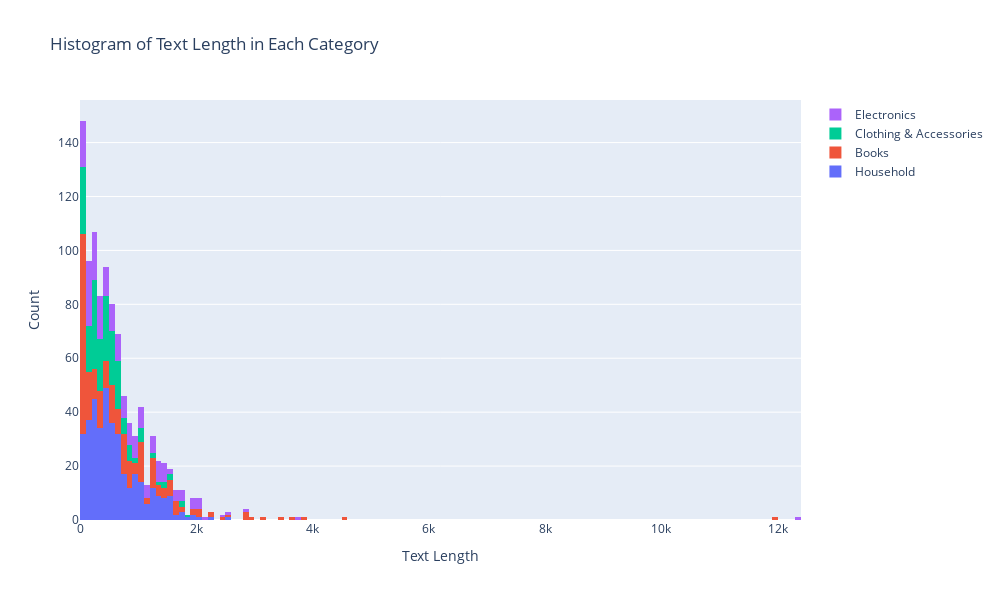

The notebook cell saved with this chart:
### Code cell
import plotly.graph_objects as go
import plotly.express as px


# Create a histogram for each category
fig = go.Figure()
for category in categories:
    fig.add_trace(go.Histogram(x=df[df['label'] == category]['text_length'], 
                               name=category))

# Update layout for better visualization
fig.update_layout(barmode='stack',
                  xaxis_title='Text Length',
                  yaxis_title='Count',
                  title='Histogram of Text Length in Each Category',
                  autosize=False,
                  width=1000,
                  height=600)

fig.show()

### Figure 1 — Plotly figure (JSON) as saved in the notebook; plotly's stock layout.template omitted (floating-point values rounded to 4 significant figures; data arrays with more than 128 entries replaced by an {"elided": "..."} marker saying what was removed)
{"data": [{"name": "Household", "type": "histogram", "x": {"elided": "380 int values"}}, {"name": "Books", "type": "histogram", "x": {"elided": "247 int values"}}, {"name": "Clothing & Accessories", "type": "histogram", "x": {"elided": "185 int values"}}, {"name": "Electronics", "type": "histogram", "x": {"elided": "188 int values"}}], "layout": {"autosize": false, "barmode": "stack", "height": 600, "title": {"text": "Histogram of Text Length in Each Category"}, "width": 1000, "xaxis": {"title": {"text": "Text Length"}}, "yaxis": {"title": {"text": "Count"}}}}
